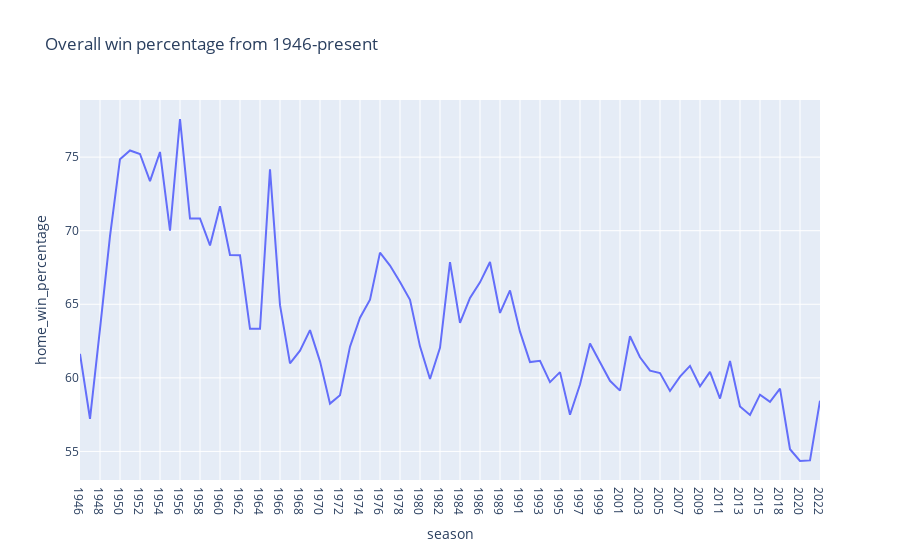

Write notebook code for a chart like this one.
### Code cell
import sqlite3
import pandas as pd
import plotly.express as px

cnx = sqlite3.connect(r'C:\Users\Yoric\Uni\dataviz-2023\dataset\nba.sqlite')

query = '''
SELECT * 
FROM Game
'''

query2 = '''
    SELECT 
        SEASON_ID AS season,
        COUNT(DISTINCT GAME_ID) AS total_game_count,
        SUM(CASE WL_HOME 
                WHEN'W' THEN 1
                ELSE 0
            END) AS home_win_count
    FROM Game
    GROUP BY SEASON_ID
'''

df_summary = pd.read_sql_query(query2, cnx)
df_summary['home_win_percentage'] = round(100*df_summary['home_win_count'] / df_summary['total_game_count'], 2)
df_summary['season'] = df_summary['season'].astype(str).str[1:]


px.line(df_summary, y="home_win_percentage", x="season", title="Overall win percentage from 1946-2022")

### Figure 1 — Plotly figure (JSON) as saved in the notebook; plotly's stock layout.template omitted (floating-point values rounded to 4 significant figures)
{"data": [{"hovertemplate": "season=%{x}<br>home_win_percentage=%{y}<extra></extra>", "legendgroup": "", "line": {"color": "#636efa", "dash": "solid"}, "marker": {"symbol": "circle"}, "mode": "lines", "name": "", "orientation": "v", "showlegend": false, "type": "scatter", "x": ["1946", "1947", "1948", "1949", "1950", "1951", "1952", "1953", "1954", "1955", "1956", "1957", "1958", "1959", "1960", "1961", "1962", "1963", "1964", "1965", "1966", "1967", "1968", "1969", "1970", "1971", "1972", "1973", "1974", "1975", "1976", "1977", "1978", "1979", "1980", "1981", "1982", "1983", "1984", "1985", "1986", "1987", "1989", "1990", "1991", "1992", "1993", "1994", "1995", "1996", "1997", "1998", "1999", "2000", "2001", "2002", "2003", "2004", "2005", "2006", "2007", "2008", "2009", "2010", "2011", "2012", "2013", "2014", "2015", "2016", "2018", "2019", "2020", "2021", "2022"], "xaxis": "x", "y": [61.63, 57.22, 63.33, 69.63, 74.86, 75.45, 75.21, 73.37, 75.35, 70, 77.59, 70.83, 70.83, 69, 71.66, 68.35, 68.33, 63.33, 63.33, 74.17, 64.94, 60.98, 61.85, 63.24, 61.12, 58.25, 58.82, 62.12, 64.09, 65.31, 68.51, 67.63, 66.52, 65.3, 62.14, 59.92, 62.04, 67.87, 63.73, 65.43, 66.49, 67.87, 64.41, 65.94, 63.14, 61.07, 61.16, 59.71, 60.39, 57.49, 59.55, 62.34, 61.06, 59.8, 59.13, 62.83, 61.4, 60.49, 60.33, 59.11, 60.08, 60.81, 59.43, 60.41, 58.59, 61.14, 58.05, 57.48, 58.86, 58.37, 59.27, 55.15, 54.35, 54.39, 58.45], "yaxis": "y"}], "layout": {"legend": {"tracegroupgap": 0}, "title": {"text": "Overall win percentage from 1946-present"}, "xaxis": {"anchor": "y", "domain": [0, 1], "title": {"text": "season"}}, "yaxis": {"anchor": "x", "domain": [0, 1], "title": {"text": "home_win_percentage"}}}}
